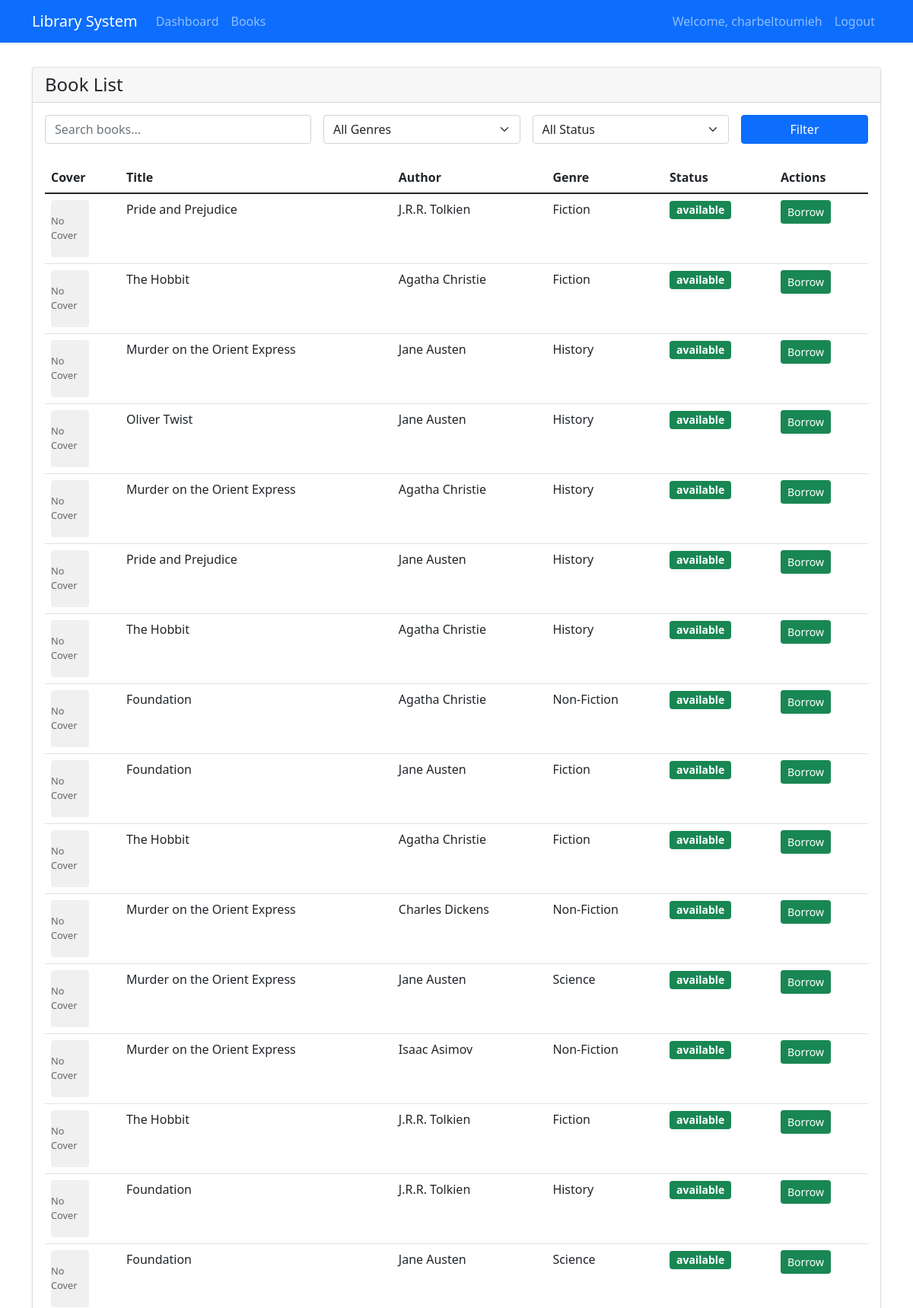
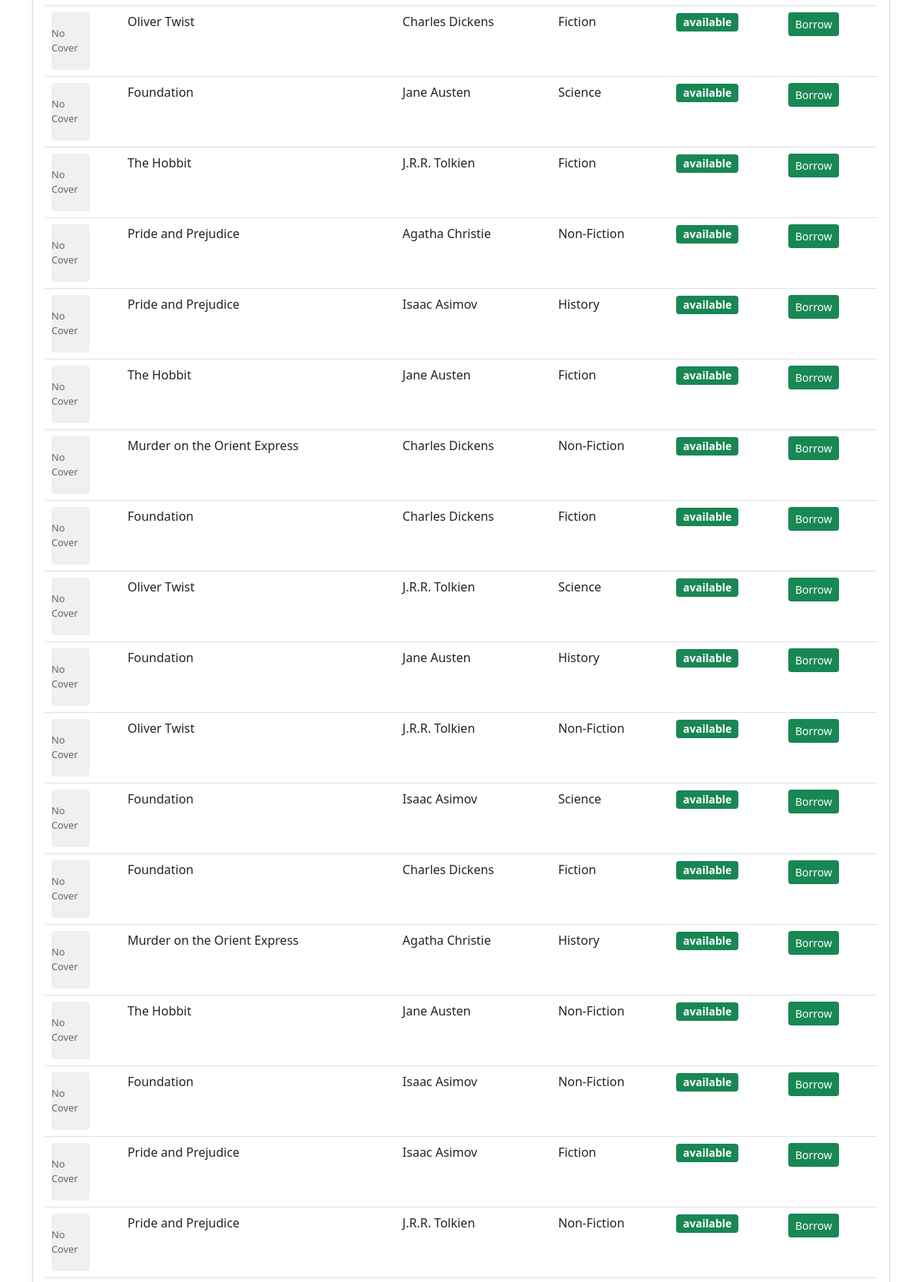
The app's page /books/books (signed in, upper part) with its own data (2 pictures, top to bottom).
### app/models.py (models this page shows, shortened)
class User(UserMixin, db.Model):
    id = db.Column(db.Integer, primary_key=True)
    username = db.Column(db.String(64), unique=True, nullable=False)
    email = db.Column(db.String(120), unique=True, nullable=False)
    password_hash = db.Column(db.String(128))
    role = db.Column(db.String(20), default='user')  # 'admin', 'librarian', 'user'
    created_at = db.Column(db.DateTime, default=datetime.utcnow)
    oauth_provider = db.Column(db.String(20))
    oauth_id = db.Column(db.String(100))
    borrow_records = db.relationship('BorrowRecord', backref='user', lazy='dynamic')
    def has_role(self, role):
        return self.role == role

class Book(db.Model):
    id = db.Column(db.Integer, primary_key=True)
    title = db.Column(db.String(200), nullable=False)
    author = db.Column(db.String(100), nullable=False)
    isbn = db.Column(db.String(13), unique=True)
    publication_date = db.Column(db.Date)
    genre = db.Column(db.String(50))
    description = db.Column(db.Text)
    cover_image = db.Column(db.String(200))
    status = db.Column(db.String(20), default='available')  # 'available', 'borrowed'
    created_at = db.Column(db.DateTime, default=datetime.utcnow)
    updated_at = db.Column(db.DateTime, default=datetime.utcnow, onupdate=datetime.utcnow)
    borrow_records = db.relationship('BorrowRecord', backref='book', lazy='dynamic')

### app/books/routes.py (the view, shortened to what this page needs)
@books_bp.route('/books')
@login_required
def book_list():
    query = Book.query
    search = request.args.get('search')
    genre = request.args.get('genre')
    status = request.args.get('status')
    if genre:
        query = query.filter_by(genre=genre)
    if status:
        query = query.filter_by(status=status)
    books = query.all()
    return render_template('books/book_list.html', books=books)

### app/__init__.py (called while the page is built)
def create_app(config_class=Config):
    app = Flask(__name__)
    app.config.from_object(config_class)
    db.init_app(app)
    migrate.init_app(app, db)
    login.init_app(app)
    from app.models import User
    @login.user_loader
    def load_user(user_id):
        return User.query.get(int(user_id))
    from app.auth.routes import auth_bp
    from app.books.routes import books_bp
    from app.routes import main_bp
    app.register_blueprint(main_bp)
    app.register_blueprint(auth_bp)
    app.register_blueprint(books_bp, url_prefix='/books')
    @app.route('/')
    def index():
        return redirect(url_for('books.dashboard'))
    return app

### app/templates/books/book_list.html (shortened to what this page needs)
{% extends "base.html" %}
{% block content %}
<div class="card">
    <div class="card-header">
        <div class="row align-items-center">
            <div class="col-md-6">
                <h4 class="mb-0">Book List</h4>
            </div>
        </div>
    </div>
    <div class="card-body">
        <form class="row g-3 mb-4">
            <div class="col-md-4">
                <input type="text" class="form-control" name="search" placeholder="Search books..." value="{{ request.args.get('search', '') }}">
            </div>
            <div class="col-md-3">
                <select class="form-select" name="genre">
                    <option value="">All Genres</option>
                </select>
            </div>
            <div class="col-md-3">
                <select class="form-select" name="status">
                    <option value="">All Status</option>
                </select>
            </div>
            <div class="col-md-2">
                <button type="submit" class="btn btn-primary w-100">Filter</button>
            </div>
        </form>
        <div class="table-responsive">
            <table class="table table-hover">
                <thead>
                    <tr>
                        <th>Cover</th>
                        <th>Title</th>
                        <th>Author</th>
                        <th>Genre</th>
                        <th>Status</th>
                        <th>Actions</th>
                    </tr>
                </thead>
                <tbody>
                    {% for book in books %}
                    <tr>
                        <td>
                            {% if book.cover_image %}
                            <img src="{{ book.cover_image }}" alt="Cover" class="book-cover-thumb">
                            {% else %}
                            <div class="no-cover">No Cover</div>
                            {% endif %}
                        </td>
                        <td>{{ book.title }}</td>
                        <td>{{ book.author }}</td>
                        <td>{{ book.genre }}</td>
                        <td>
                            <span class="badge bg-{{ 'success' if book.status == 'available' else 'warning' }}">
                                {{ book.status }}
                            </span>
                        </td>
                        <td>
                            {% if book.status == 'available' %}
                            <form action="{{ url_for('books.checkout_book', id=book.id) }}" method="POST" style="display: inline;">
                                <button type="submit" class="btn btn-sm btn-success">Borrow</button>
                            </form>
                            {% endif %}
                        </td>
                    </tr>
                    {% endfor %}
                </tbody>
            </table>
        </div>
    </div>
</div>
{% endblock %}

### app/templates/base.html (shortened to what this page needs)
<!DOCTYPE html>
<html lang="en">
<head>
    <link href="https://cdn.jsdelivr.net/npm/bootstrap@5.1.3/dist/css/bootstrap.min.css" rel="stylesheet">
    <link href="{{ url_for('static', filename='css/style.css') }}" rel="stylesheet">
</head>
<body>
    <nav class="navbar navbar-expand-lg navbar-dark bg-primary">
        <div class="container">
            {% if current_user.is_authenticated %}
                <a class="navbar-brand" href="{{ url_for('main.index') }}">Library System</a>
            {% endif %}
            <div class="collapse navbar-collapse" id="navbarNav">
                <ul class="navbar-nav me-auto">
                    {% if current_user.is_authenticated %}
                        <li class="nav-item">
                            <a class="nav-link" href="{{ url_for('books.dashboard') }}">Dashboard</a>
                        </li>
                        <li class="nav-item">
                            <a class="nav-link" href="{{ url_for('books.book_list') }}">Books</a>
                        </li>
                    {% endif %}
                </ul>
                <ul class="navbar-nav">
                    {% if current_user.is_authenticated %}
                        <li class="nav-item">
                            <a class="nav-link" href="{{ url_for('auth.change_password') }}">Welcome, {{ current_user.username }}</a>
                        </li>
                        <li class="nav-item">
                            <a class="nav-link" href="{{ url_for('auth.logout') }}">Logout</a>
                        </li>
                    {% else %}
                        <li class="nav-item">
                            <a class="nav-link" href="{{ url_for('auth.login') }}">Login</a>
                        </li>
                    {% endif %}
                </ul>
            </div>
        </div>
    </nav>
    <div class="container mt-4">
        {% block content %}{% endblock %}
    </div>
</body>
</html>

### app/static/css/style.css (style rules this page uses)
.no-cover { width: 50px; height: 75px; background-color: #f0f0f0; display: flex; align-items: center; justify-content: center; font-size: 0.8rem; color: #666; border-radius: 4px; }
.card { box-shadow: 0 0.125rem 0.25rem rgba(0, 0, 0, 0.075); margin-bottom: 1.5rem; }
.table-responsive { margin-bottom: 1rem; }
.badge { font-size: 0.875rem; }
.navbar { margin-bottom: 2rem; }
.btn-group-sm > .btn, .btn-sm { padding: 0.25rem 0.5rem; font-size: 0.875rem; border-radius: 0.2rem; }

### records on screen
User: username "charbeltoumieh"
Book: shows "No Cover", title "Pride and Prejudice", author "J.R.R. Tolkien", genre "Fiction", status "available"
Book: shows "No Cover", title "The Hobbit", author "Agatha Christie", genre "Fiction", status "available"
Book: shows "No Cover", title "Murder on the Orient Express", author "Jane Austen", genre "History", status "available"
Book: shows "No Cover", title "Oliver Twist", author "Jane Austen", genre "History", status "available"
Book: shows "No Cover", title "Murder on the Orient Express", author "Agatha Christie", genre "History", status "available"
Book: shows "No Cover", title "Pride and Prejudice", author "Jane Austen", genre "History", status "available"
Book: shows "No Cover", title "The Hobbit", author "Agatha Christie", genre "History", status "available"
Book: shows "No Cover", title "Foundation", author "Agatha Christie", genre "Non-Fiction", status "available"
Book: shows "No Cover", title "Foundation", author "Jane Austen", genre "Fiction", status "available"
Book: shows "No Cover", title "The Hobbit", author "Agatha Christie", genre "Fiction", status "available"
Book: shows "No Cover", title "Murder on the Orient Express", author "Charles Dickens", genre "Non-Fiction", status "available"
Book: shows "No Cover", title "Murder on the Orient Express", author "Jane Austen", genre "Science", status "available"
Book: shows "No Cover", title "Murder on the Orient Express", author "Isaac Asimov", genre "Non-Fiction", status "available"
Book: shows "No Cover", title "The Hobbit", author "J.R.R. Tolkien", genre "Fiction", status "available"
Book: shows "No Cover", title "Foundation", author "J.R.R. Tolkien", genre "History", status "available"
Book: shows "No Cover", title "Foundation", author "Jane Austen", genre "Science", status "available"
Book: shows "No Cover", title "Oliver Twist", author "Charles Dickens", genre "Fiction", status "available"
Book: shows "No Cover", title "Foundation", author "Jane Austen", genre "Science", status "available"
Book: shows "No Cover", title "The Hobbit", author "J.R.R. Tolkien", genre "Fiction", status "available"
Book: shows "No Cover", title "Pride and Prejudice", author "Agatha Christie", genre "Non-Fiction", status "available"
Book: shows "No Cover", title "Pride and Prejudice", author "Isaac Asimov", genre "History", status "available"
Book: shows "No Cover", title "The Hobbit", author "Jane Austen", genre "Fiction", status "available"
Book: shows "No Cover", title "Murder on the Orient Express", author "Charles Dickens", genre "Non-Fiction", status "available"
Book: shows "No Cover", title "Foundation", author "Charles Dickens", genre "Fiction", status "available"
Book: shows "No Cover", title "Oliver Twist", author "J.R.R. Tolkien", genre "Science", status "available"
Book: shows "No Cover", title "Foundation", author "Jane Austen", genre "History", status "available"
Book: shows "No Cover", title "Oliver Twist", author "J.R.R. Tolkien", genre "Non-Fiction", status "available"
Book: shows "No Cover", title "Foundation", author "Isaac Asimov", genre "Science", status "available"
Book: shows "No Cover", title "Foundation", author "Charles Dickens", genre "Fiction", status "available"
Book: shows "No Cover", title "Murder on the Orient Express", author "Agatha Christie", genre "History", status "available"
Book: shows "No Cover", title "The Hobbit", author "Jane Austen", genre "Non-Fiction", status "available"
Book: shows "No Cover", title "Foundation", author "Isaac Asimov", genre "Non-Fiction", status "available"
Book: shows "No Cover", title "Pride and Prejudice", author "Isaac Asimov", genre "Fiction", status "available"
Book: shows "No Cover", title "Pride and Prejudice", author "J.R.R. Tolkien", genre "Non-Fiction", status "available"
